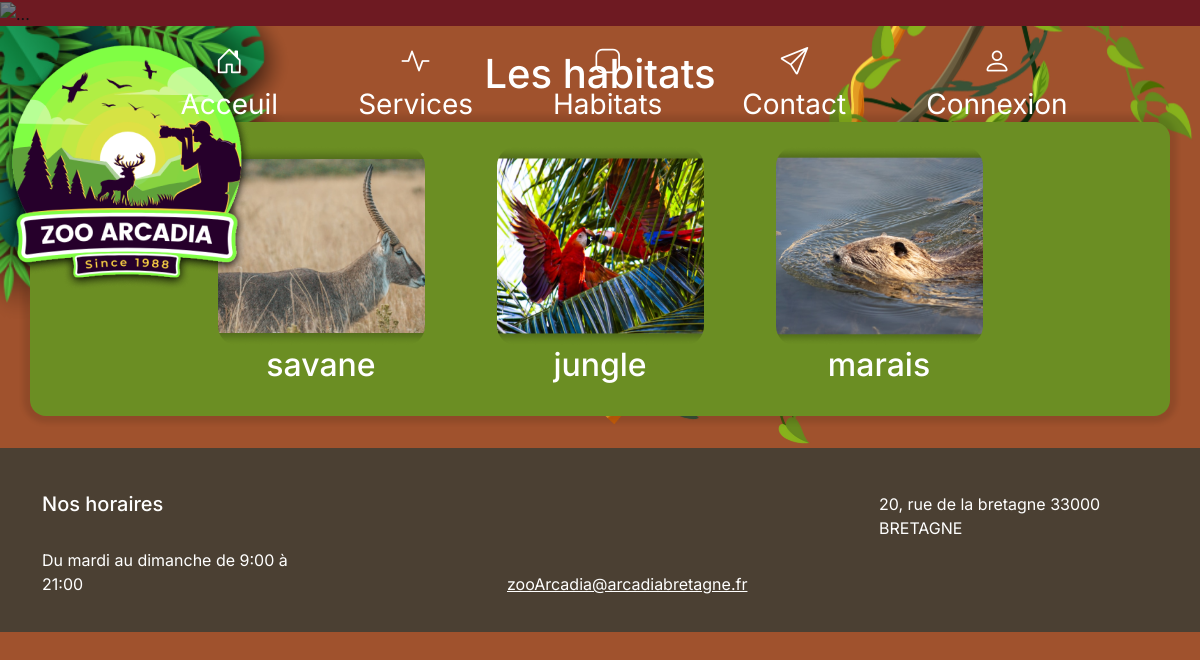
/pages/habitat.php, run on the app's committed database.
### tables this page shows
CREATE TABLE habitat
(
    id integer AUTO_INCREMENT PRIMARY KEY,
    titre varchar(250) not null,
    images integer,
    liens varchar(250),
    foreign key (images) REFERENCES images(id)
);

CREATE TABLE images
(
    id integer AUTO_INCREMENT PRIMARY KEY,
    chemin varchar(250) null,
    infos varchar(250)
);

### lib/content-index.php (called while the page is built, shortened)
<?php
function getContentHabitat($pdo){
    $query=$pdo->prepare("SELECT * FROM `habitat` Left JOIN images on habitat.images =images.id;") ;
    $query->execute() ;
    $contentHabitats=$query->fetchAll(PDO::FETCH_ASSOC) ;
    return $contentHabitats;
};

### pages/habitat.php (the view, shortened to what this page needs)
<?php
    require_once "/xampp/htdocs/ZooArcadia/lib/pdo.php";
    require "/xampp/htdocs/ZooArcadia/lib/content-index.php";
    require_once  "/xampp/htdocs/ZooArcadia/templates/_header.php";
    $contentHabitats=getContentHabitat($pdo);
?>
<h1 class="text-center text-white pt-4 mb-4"> Les habitats</h1>
<div class="pb-3 ">
    <div class=" block-contain container rounded-4 mb-3">
        <div class="d-flex justify-content-center  ">
            <?php foreach($contentHabitats as $key =>$contentHabitat){
            ?>
                <div class="col-md-3 mb-md-0 p-md-4">
                    <a href="<?= $contentHabitat["liens"] ?>" class="d-flex flex-column container-fluid justify-center link-offset-2 link-underline link-underline-opacity-0 custom-img image-link">
                            <img src="<?= $contentHabitat["chemin"] ?>" class="habitat-img img-fluid" alt="image du zoo">
                            <h2 class="text-center text-white"><?= $contentHabitat["titre"] ?></h2>
                    </a>
                </div>
            <?php } ?>
        </div>
</div>
</div>
<?php  require_once "/xampp/htdocs/ZooArcadia/templates/_footer.php";

### templates/_header.php (shortened to what this page needs)
<?php
$navLinks =[
    "index.php"=>[
        "path"=> "/index.php",
        "head_title"=> "Acceuil : Zoo Arcadia",
        "title"=> "Acceuil",
        "meta-description"=>"Découvrez le Zoo Arcadia, un espace écologique dédié à la préservation des espèces et à l’éducation environnementale. Visitez des habitats naturels recréés et soutenez nos initiatives de conservation durable.",
        "icons"=>'<i class="bi bi-house-door"></i>'
    ],
    "services.php"=>[
        "path"=> "/pages/services.php",
        "head_title"=> "Services : Zoo Arcadia",
        "title"=> "Services",
        "meta-description"=>"Profitez des services du Zoo Arcadia : restauration éco-responsable, visites guidées gratuites des habitats et balades en petit train pour explorer notre zoo engagé dans la conservation.",
        "icons"=>'<i class="bi bi-activity"></i>'
    ],
    "habitat.php"=>[
        "path"=> "/pages/habitat.php",
        "head_title"=> "Habitats : Zoo Arcadia",
        "title"=> "Habitats",
        "meta-description"=>"Profitez des services du Zoo Arcadia : restauration éco-responsable, visites guidées gratuites des habitats et balades en petit train pour explorer notre zoo engagé dans la conservation.",
        "icons"=>'<i class="bi bi-app"></i>'
    ],
    "contact.php"=>[
        "path"=> "/pages/contact.php",
        "head_title"=> "Contacts : Zoo Arcadia",
        "title"=> "Contact",
        "meta-description"=>"Profitez des services du Zoo Arcadia : restauration éco-responsable, visites guidées gratuites des habitats et balades en petit train pour explorer notre zoo engagé dans la conservation.",
        "icons"=>'<i class="bi bi-send"></i>'
    ],
    "connexion.php"=>[
        "path"=> "/pages/connexion.php",
        "head_title"=> "Connexion : Zoo Arcadia",
        "title"=> "Connexion ",
        "meta-description"=>"Profitez des services du Zoo Arcadia : restauration éco-responsable, visites guidées gratuites des habitats et balades en petit train pour explorer notre zoo engagé dans la conservation.",
        "icons"=>'<i class="bi bi-person"></i>'
    ],
];
?>
<!DOCTYPE html>
<html lang="fr">
<head>
    <link rel="stylesheet" href="/node_modules/bootstrap/dist/css/bootstrap.min.css">
    <link rel="stylesheet" href="/node_modules/bootstrap-icons/font/bootstrap-icons.css">
    <link rel="stylesheet" href="/scss/main.css">
</head>
<body>
<header class="wrapper-header">
    <img src="/asset/zoo arcadia(2)1.png" alt="" class="logo img-fluid w-nav">
    <div class="mycaroussel-z-index">
        <div class="bg-danger">
            <div id="carouselExampleAutoplaying" class="carousel slide carousel-fade" data-bs-ride="carousel">
                <div class="carousel-inner">
                    <div class="carousel-item active ">
                    </div>
                </div>
            </div>
        </div>
    </div>
    <div class="nav-z-index">
        <nav class="d-flex justify-content-center py-3">
            <ul class="nav nav-pills fs-3">
                <?php
                foreach ($navLinks as $key => $navLink) {
                ?>
                <li class="nav-item "><a href="<?= $navLink['path'] ?>" class="nav-link text-white d-flex flex-column justify-content-center align-items-center ms-5"><?= $navLink["icons"] ?> <?= $navLink["title"] ?> </a></li>
                <?php  } ?>
            </ul>
        </nav>
    </div>
    <div class="filter-z-index"></div>
        </header>
        <main>

### templates/_footer.php (shortened to what this page needs)
</main>
<footer class="text-white ">
        <div class="d-flex justify-content-between container ">
            <div class="text-white mt-4 col-3">
                <h5>Nos horaires</h5>
                <br>
                <p>Du mardi au dimanche de 9:00 à 21:00</p>
            </div>
            <div class="align-self-end mt-4 col-2"><p><a href="mailto:zooArcadia@arcadiabretagne.fr" class=" text-white  ">zooArcadia@arcadiabretagne.fr</a></p>
             </div>
            <div class="mt-4 col-3 "><p >20, rue de la bretagne
                33000 BRETAGNE</p>
            </div>
        </div>
    </footer>
        </body>
</html>

### data on the page
habitat: images.chemin (picture), titre "savane"
habitat: images.chemin (picture), titre "jungle"
habitat: images.chemin (picture), titre "marais"

### other printed values
$navLink["title"] "Acceuil"
$navLink["title"] "Services"
$navLink["title"] "Habitats"
$navLink["title"] "Contact"
$navLink["title"] "Connexion"
